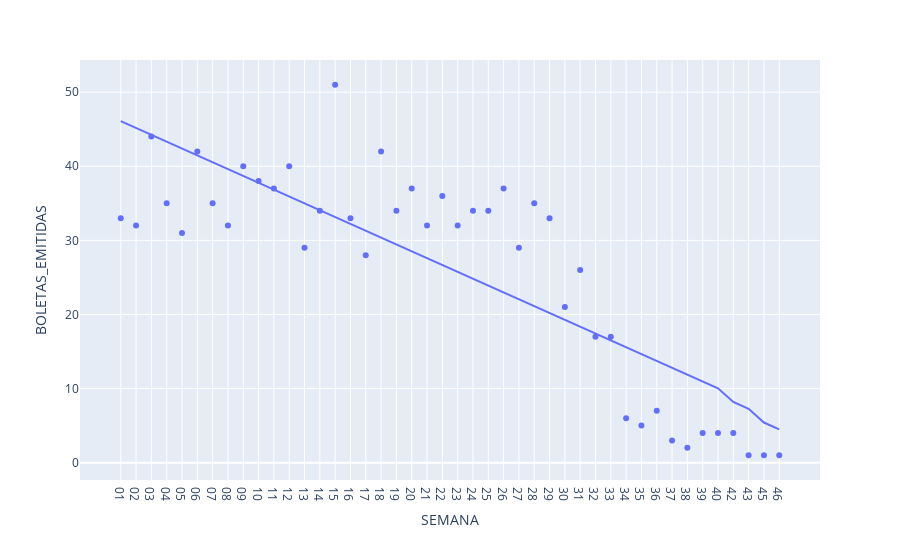

Here is the notebook cell this chart was saved with:
### Code cell
help_fig = px.scatter(north_star, x=north_star['SEMANA'], y=north_star['BOLETAS_EMITIDAS'], trendline="ols")
help_fig

### Figure 1 — Plotly figure (JSON) as saved in the notebook; plotly's stock layout.template omitted (floating-point values rounded to 4 significant figures)
{"data": [{"hovertemplate": "SEMANA=%{x}<br>BOLETAS_EMITIDAS=%{y}<extra></extra>", "legendgroup": "", "marker": {"color": "#636efa", "symbol": "circle"}, "mode": "markers", "name": "", "orientation": "v", "showlegend": false, "type": "scatter", "x": ["01", "02", "03", "04", "05", "06", "07", "08", "09", "10", "11", "12", "13", "14", "15", "16", "17", "18", "19", "20", "21", "22", "23", "24", "25", "26", "27", "28", "29", "30", "31", "32", "33", "34", "35", "36", "37", "38", "39", "40", "42", "43", "45", "46"], "xaxis": "x", "y": [33, 32, 44, 35, 31, 42, 35, 32, 40, 38, 37, 40, 29, 34, 51, 33, 28, 42, 34, 37, 32, 36, 32, 34, 34, 37, 29, 35, 33, 21, 26, 17, 17, 6, 5, 7, 3, 2, 4, 4, 4, 1, 1, 1], "yaxis": "y"}, {"hovertemplate": "<b>OLS trendline</b><br>BOLETAS_EMITIDAS = -0.924521 * SEMANA + 47.0187<br>R<sup>2</sup>=0.688860<br><br>SEMANA=%{x}<br>BOLETAS_EMITIDAS=%{y} <b>(trend)</b><extra></extra>", "legendgroup": "", "marker": {"color": "#636efa", "symbol": "circle"}, "mode": "lines", "name": "", "showlegend": false, "type": "scatter", "x": ["01", "02", "03", "04", "05", "06", "07", "08", "09", "10", "11", "12", "13", "14", "15", "16", "17", "18", "19", "20", "21", "22", "23", "24", "25", "26", "27", "28", "29", "30", "31", "32", "33", "34", "35", "36", "37", "38", "39", "40", "42", "43", "45", "46"], "xaxis": "x", "y": [46.09, 45.17, 44.25, 43.32, 42.4, 41.47, 40.55, 39.62, 38.7, 37.77, 36.85, 35.92, 35.0, 34.08, 33.15, 32.23, 31.3, 30.38, 29.45, 28.53, 27.6, 26.68, 25.75, 24.83, 23.91, 22.98, 22.06, 21.13, 20.21, 19.28, 18.36, 17.43, 16.51, 15.58, 14.66, 13.74, 12.81, 11.89, 10.96, 10.04, 8.189, 7.264, 5.415, 4.491], "yaxis": "y"}], "layout": {"legend": {"tracegroupgap": 0}, "margin": {"t": 60}, "xaxis": {"anchor": "y", "domain": [0, 1], "title": {"text": "SEMANA"}}, "yaxis": {"anchor": "x", "domain": [0, 1], "title": {"text": "BOLETAS_EMITIDAS"}}}}
